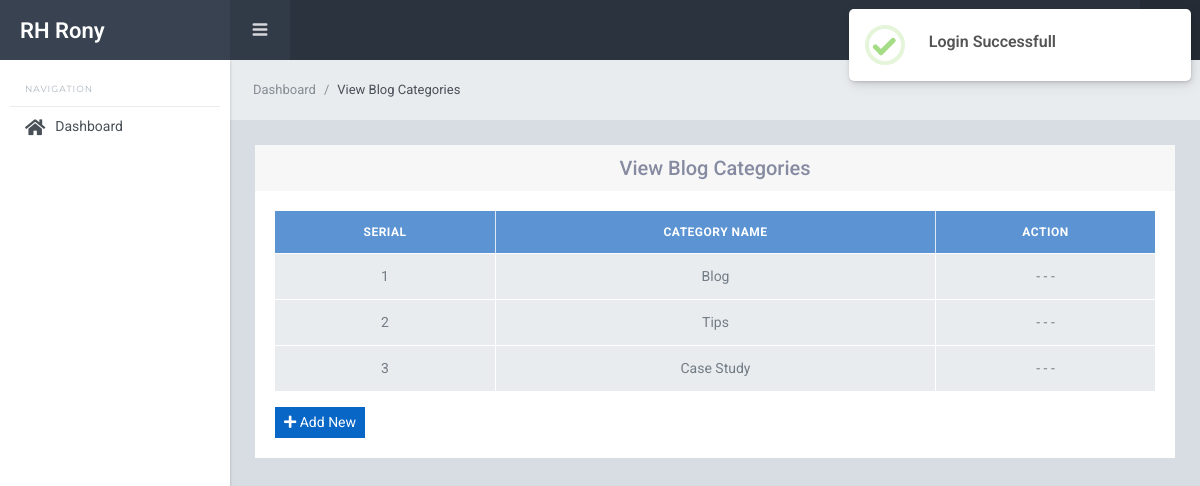
/backend/blog/blog_category.php (signed in), run on the app's committed database.
### tables this page shows
CREATE TABLE `blog_categories` (
  `id` int(11) NOT NULL,
  `name` varchar(50) NOT NULL
);

### assets/functions.php (called while the page is built, shortened)
<?php
function url($x = '') {
    $directory = explode('/', dirname($_SERVER['PHP_SELF']));
    $url = $_SERVER['HTTP_HOST'] . '/' . $directory[1] . '/';
    $url = str_replace('//', '/', $url);
    if (isset($_SERVER['HTTPS']) && $_SERVER['HTTPS'] == 'on') {
        $url = 'https://' . $url;
    } else {
        $url = 'http://' . $url;
    }
    return $url . $x;
}

### assets/session.php (called while the page is built, shortened)
<?php
require_once(__DIR__ . "/functions.php");
if (!isset($_SESSION['admin'])) {
    $_SESSION['error'] = "Your now authorized.";
    header('location:' . url() . 'login.php');
    die();
} else {
    $id = $_SESSION['admin'];
    $sql = "SELECT * FROM users WHERE id = '$id'";
    $query = mysqli_query($conn, $sql);
    $admin = mysqli_fetch_assoc($query);
}

### backend/blog/blog_category.php (the view, shortened to what this page needs)
<?php
require_once("../../assets/session.php");
$sql = "SELECT * FROM blog_categories";
$query = mysqli_query($conn, $sql);
require_once("../includes/header.php");
require_once("../includes/sidebar.php");
require_once("../includes/navbar.php");
?>
<div class="sl-mainpanel">
    <nav class="breadcrumb sl-breadcrumb">
        <a class="breadcrumb-item" href="<?= url() ?>backend/dashboard.php">Dashboard</a>
        <span class="breadcrumb-item active">View Blog Categories</span>
    </nav>
    <div class="sl-pagebody">
        <div class="row justify-content-center">
            <div class="col-md-12">
                <div class="card">
                    <div class="card-header">
                        <h5 class="m-0 text-center">View Blog Categories</h5>
                    </div>
                    <div class="card-body">
                        <table class="table table-bordered align-middle text-center">
                            <thead class="bg-info">
                                <tr>
                                    <th class="text-center w-25">Serial</th>
                                    <th class="text-center">Category Name</th>
                                    <th class="text-center w-25">Action</th>
                                </tr>
                            </thead>
                            <tbody>
                                <?php foreach ($query as $key => $category) : ?>
                                    <tr>
                                        <td><?= ++$key ?></td>
                                        <td><?= $category['name'] ?></td>
                                        <td>
                                            <?php if ($admin['role'] >= 2) : ?>
                                                <button class="btn btn-primary btn-sm edit" type="button" data-id="<?= $category['id'] ?>" data-toggle="modal" data-target="#edit-blog-category">Edit</button>
                                                <button class=" btn btn-danger btn-sm delete" data-id="<?= $category['id'] ?>">Delete</button>
                                            <?php else : ?>
                                                <span>- - -</span>
                                            <?php endif ?>
                                        </td>
                                    </tr>
                                <?php endforeach ?>
                            </tbody>
                        </table>
                        <button class="btn btn-primary btn-sm" type="button" data-toggle="modal" data-target="#add-blog-category"><i class="fas fa-plus"></i> Add New</button>
                    </div>
                </div>
            </div>
        </div>
    </div>
</div>
<?php
require_once("../includes/footer.php");
?>

### assets/style.css (style rules this page uses)
button { cursor: pointer; }
.table th, .table td { vertical-align: middle; }

### data on the page
blog_categories: name "Blog"
blog_categories: name "Tips"
blog_categories: name "Case Study"
